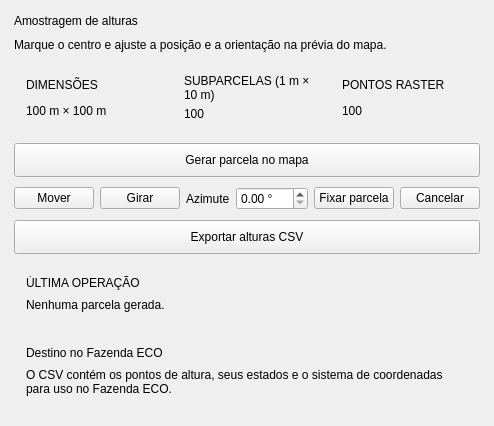
          <widget class="QWidget" name="conglomeratePageContent">
           <layout class="QVBoxLayout" name="conglomeratePageLayout">
            <property name="leftMargin">
             <number>14</number>
            </property>
            <property name="topMargin">
             <number>14</number>
            </property>
            <property name="rightMargin">
             <number>14</number>
            </property>
            <property name="bottomMargin">
             <number>14</number>
            </property>
            <property name="spacing">
             <number>10</number>
            </property>
            <item>
             <widget class="QLabel" name="m37TitleLabel">
              <property name="text">
               <string>Amostragem de alturas</string>
              </property>
              <property name="role" stdset="0">
               <string>sectionTitle</string>
              </property>
              <property name="textFormat">
               <enum>Qt::PlainText</enum>
              </property>
             </widget>
            </item>
            <item>
             <widget class="QLabel" name="conglomerateHelp">
              <property name="text">
               <string>Marque o centro e ajuste a posição e a orientação na prévia do mapa.</string>
              </property>
              <property name="role" stdset="0">
               <string>muted</string>
              </property>
              <property name="textFormat">
               <enum>Qt::PlainText</enum>
              </property>
              <property name="wordWrap">
               <bool>true</bool>
              </property>
             </widget>
            </item>
            <item>
             <layout class="QHBoxLayout" name="samplingPlanLayout" stretch="1,1,1">
              <property name="leftMargin">
               <number>0</number>
              </property>
              <property name="topMargin">
               <number>0</number>
              </property>
              <property name="rightMargin">
               <number>0</number>
              </property>
              <property name="bottomMargin">
               <number>0</number>
              </property>
              <property name="spacing">
               <number>8</number>
              </property>
              <item>
               <widget class="QFrame" name="envelopeCard">
                <property name="role" stdset="0">
                 <string>metric</string>
                </property>
                <layout class="QVBoxLayout" name="envelopeLayout">
                 <property name="leftMargin">
                  <number>12</number>
                 </property>
                 <property name="topMargin">
                  <number>12</number>
                 </property>
                 <property name="rightMargin">
                  <number>12</number>
                 </property>
                 <property name="bottomMargin">
                  <number>12</number>
                 </property>
                 <property name="spacing">
                  <number>5</number>
                 </property>
                 <item>
                  <widget class="QLabel" name="envelopeCaption">
                   <property name="text">
                    <string>DIMENSÕES</string>
                   </property>
                   <property name="role" stdset="0">
                    <string>metricCaption</string>
                   </property>
                   <property name="textFormat">
                    <enum>Qt::PlainText</enum>
                   </property>
                  </widget>
                 </item>
                 <item>
                  <widget class="QLabel" name="envelopeLabel">
                   <property name="text">
                    <string>100 m × 100 m</string>
                   </property>
                   <property name="role" stdset="0">
                    <string>metricValue</string>
                   </property>
                   <property name="textFormat">
                    <enum>Qt::PlainText</enum>
                   </property>
                   <property name="wordWrap">
                    <bool>true</bool>
                   </property>
                  </widget>
                 </item>
                </layout>
               </widget>
              </item>
              <item>
               <widget class="QFrame" name="subplotsCard">
                <property name="role" stdset="0">
                 <string>metric</string>
                </property>
                <layout class="QVBoxLayout" name="subplotsLayout">
                 <property name="leftMargin">
                  <number>12</number>
                 </property>
                 <property name="topMargin">
                  <number>12</number>
                 </property>
                 <property name="rightMargin">
                  <number>12</number>
                 </property>
                 <property name="bottomMargin">
                  <number>12</number>
                 </property>
                 <property name="spacing">
                  <number>5</number>
                 </property>
                 <item>
                  <widget class="QLabel" name="subplotsCaption">
                   <property name="text">
                    <string>SUBPARCELAS (1 m × 10 m)</string>
                   </property>
                   <property name="role" stdset="0">
                    <string>metricCaption</string>
                   </property>
                   <property name="textFormat">
                    <enum>Qt::PlainText</enum>
                   </property>
                   <property name="wordWrap">
                    <bool>true</bool>
                   </property>
                  </widget>
                 </item>
                 <item>
                  <widget class="QLabel" name="subplotsLabel">
                   <property name="text">
                    <string>100</string>
                   </property>
                   <property name="role" stdset="0">
                    <string>metricValue</string>
                   </property>
                   <property name="textFormat">
                    <enum>Qt::PlainText</enum>
                   </property>
                  </widget>
                 </item>
                </layout>
               </widget>
              </item>
              <item>
               <widget class="QFrame" name="samplesCard">
                <property name="role" stdset="0">
                 <string>metric</string>
                </property>
                <layout class="QVBoxLayout" name="samplesLayout">
                 <property name="leftMargin">
                  <number>12</number>
                 </property>
                 <property name="topMargin">
                  <number>12</number>
                 </property>
                 <property name="rightMargin">
                  <number>12</number>
                 </property>
                 <property name="bottomMargin">
                  <number>12</number>
                 </property>
                 <property name="spacing">
                  <number>5</number>
                 </property>
                 <item>
                  <widget class="QLabel" name="samplesCaption">
                   <property name="text">
                    <string>PONTOS RASTER</string>
                   </property>
                   <property name="role" stdset="0">
                    <string>metricCaption</string>
                   </property>
                   <property name="textFormat">
                    <enum>Qt::PlainText</enum>
                   </property>
                  </widget>
                 </item>
                 <item>
                  <widget class="QLabel" name="samplesLabel">
                   <property name="text">
                    <string>100</string>
                   </property>
                   <property name="role" stdset="0">
                    <string>metricValue</string>
                   </property>
                   <property name="textFormat">
                    <enum>Qt::PlainText</enum>
                   </property>
                  </widget>
                 </item>
                </layout>
               </widget>
              </item>
             </layout>
            </item>
            <item>
             <widget class="QPushButton" name="generateM37Button">
              <property name="text">
               <string>Gerar parcela no mapa</string>
              </property>
              <property name="role" stdset="0">
               <string>primary</string>
              </property>
              <property name="cursor">
               <cursorShape>PointingHandCursor</cursorShape>
              </property>
              <property name="minimumSize">
               <size>
                <width>0</width>
                <height>34</height>
               </size>
              </property>
             </widget>
            </item>
            <item>
             <widget class="QWidget" name="m37PlacementControls">
              <layout class="QHBoxLayout" name="m37PlacementLayout">
               <property name="leftMargin">
                <number>0</number>
               </property>
               <property name="topMargin">
                <number>0</number>
               </property>
               <property name="rightMargin">
                <number>0</number>
               </property>
               <property name="bottomMargin">
                <number>0</number>
               </property>
               <item>
                <widget class="QPushButton" name="moveM37Button">
                 <property name="text">
                  <string>Mover</string>
                 </property>
                 <property name="toolTip">
                  <string>Reposicione o centro da parcela na prévia do mapa.</string>
                 </property>
                 <property name="role" stdset="0">
                  <string>placementMode</string>
                 </property>
                 <property name="checkable">
                  <bool>true</bool>
                 </property>
                </widget>
               </item>
               <item>
                <widget class="QPushButton" name="rotateM37Button">
                 <property name="text">
                  <string>Girar</string>
                 </property>
                 <property name="toolTip">
                  <string>Ajuste o azimute da parcela apontando no mapa.</string>
                 </property>
                 <property name="role" stdset="0">
                  <string>placementMode</string>
                 </property>
                 <property name="checkable">
                  <bool>true</bool>
                 </property>
                </widget>
               </item>
               <item>
                <widget class="QLabel" name="m37AzimuthLabel">
                 <property name="text">
                  <string>Azimute</string>
                 </property>
                 <property name="buddy">
                  <cstring>m37AzimuthSpin</cstring>
                 </property>
                </widget>
               </item>
               <item>
                <widget class="QDoubleSpinBox" name="m37AzimuthSpin">
                 <property name="toolTip">
                  <string>Ângulo no sentido horário a partir do norte do SRC do projeto.</string>
                 </property>
                 <property name="suffix">
                  <string> °</string>
                 </property>
                 <property name="maximum">
                  <double>360.000000000000000</double>
                 </property>
                 <property name="keyboardTracking">
                  <bool>false</bool>
                 </property>
                </widget>
               </item>
               <item>
                <widget class="QPushButton" name="fixM37Button">
                 <property name="text">
                  <string>Fixar parcela</string>
                 </property>
                 <property name="role" stdset="0">
                  <string>primary</string>
                 </property>
                </widget>
               </item>
               <item>
                <widget class="QPushButton" name="cancelM37Button">
                 <property name="text">
                  <string>Cancelar</string>
                 </property>
                 <property name="role" stdset="0">
                  <string>secondary</string>
                 </property>
                </widget>
               </item>
              </layout>
             </widget>
            </item>
            <item>
             <widget class="QPushButton" name="exportM37CsvButton">
              <property name="text">
               <string>Exportar alturas CSV</string>
              </property>
              <property name="role" stdset="0">
               <string>secondary</string>
              </property>
              <property name="cursor">
               <cursorShape>PointingHandCursor</cursorShape>
              </property>
              <property name="minimumSize">
               <size>
                <width>0</width>
                <height>34</height>
               </size>
              </property>
             </widget>
            </item>
            <item>
             <widget class="QFrame" name="conglomerateStatusCard">
              <property name="role" stdset="0">
               <string>status</string>
              </property>
              <layout class="QVBoxLayout" name="conglomerateStatusCardLayout">
               <property name="leftMargin">
                <number>12</number>
               </property>
               <property name="topMargin">
                <number>12</number>
               </property>
               <property name="rightMargin">
                <number>12</number>
               </property>
               <property name="bottomMargin">
                <number>12</number>
               </property>
               <property name="spacing">
                <number>8</number>
               </property>
               <item>
                <widget class="QLabel" name="conglomerateStatusHeading">
                 <property name="text">
                  <string>ÚLTIMA OPERAÇÃO</string>
                 </property>
                 <property name="role" stdset="0">
                  <string>fieldCaption</string>
                 </property>
                 <property name="textFormat">
                  <enum>Qt::PlainText</enum>
                 </property>
                </widget>
               </item>
               <item>
                <widget class="QLabel" name="m37StatusLabel">
                 <property name="text">
                  <string>Nenhuma parcela gerada.</string>
                 </property>
                 <property name="role" stdset="0">
                  <string>result</string>
                 </property>
                 <property name="textFormat">
                  <enum>Qt::PlainText</enum>
                 </property>
                 <property name="wordWrap">
                  <bool>true</bool>
                 </property>
                </widget>
               </item>
              </layout>
             </widget>
            </item>
            <item>
             <widget class="QFrame" name="conglomerateInfoCard">
              <property name="role" stdset="0">
               <string>note</string>
              </property>
              <layout class="QVBoxLayout" name="conglomerateInfoCardLayout">
               <property name="leftMargin">
                <number>12</number>
               </property>
               <property name="topMargin">
                <number>12</number>
               </property>
               <property name="rightMargin">
                <number>12</number>
               </property>
               <property name="bottomMargin">
                <number>12</number>
               </property>
               <property name="spacing">
                <number>8</number>
               </property>
               <item>
                <widget class="QLabel" name="conglomerateInfoTitle">
                 <property name="text">
                  <string>Destino no Fazenda ECO</string>
                 </property>
                 <property name="role" stdset="0">
                  <string>sectionTitle</string>
                 </property>
                 <property name="textFormat">
                  <enum>Qt::PlainText</enum>
                 </property>
                </widget>
               </item>
               <item>
                <widget class="QLabel" name="conglomerateInfoText">
                 <property name="text">
                  <string>O CSV contém os pontos de altura, seus estados e o sistema de coordenadas para uso no Fazenda ECO.</string>
                 </property>
                 <property name="role" stdset="0">
                  <string>muted</string>
                 </property>
                 <property name="textFormat">
                  <enum>Qt::PlainText</enum>
                 </property>
                 <property name="wordWrap">
                  <bool>true</bool>
                 </property>
                </widget>
               </item>
              </layout>
             </widget>
            </item>
            <item>
             <spacer name="conglomerateBottomSpace">
              <property name="orientation">
               <enum>Qt::Vertical</enum>
              </property>
              <property name="sizeHint" stdset="0">
               <size>
                <width>1</width>
                <height>4</height>
               </size>
              </property>
             </spacer>
            </item>
           </layout>
          </widget>
